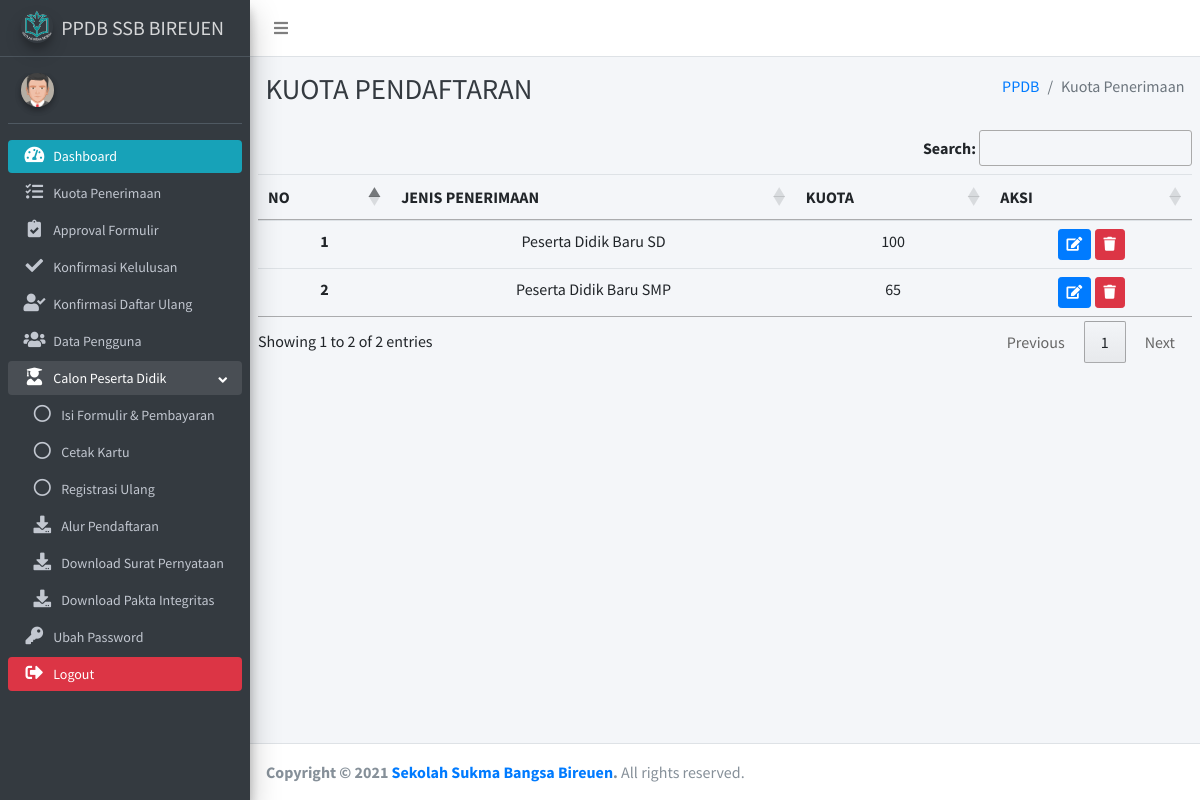
Before: /index.php/home/kuota with the older database file.
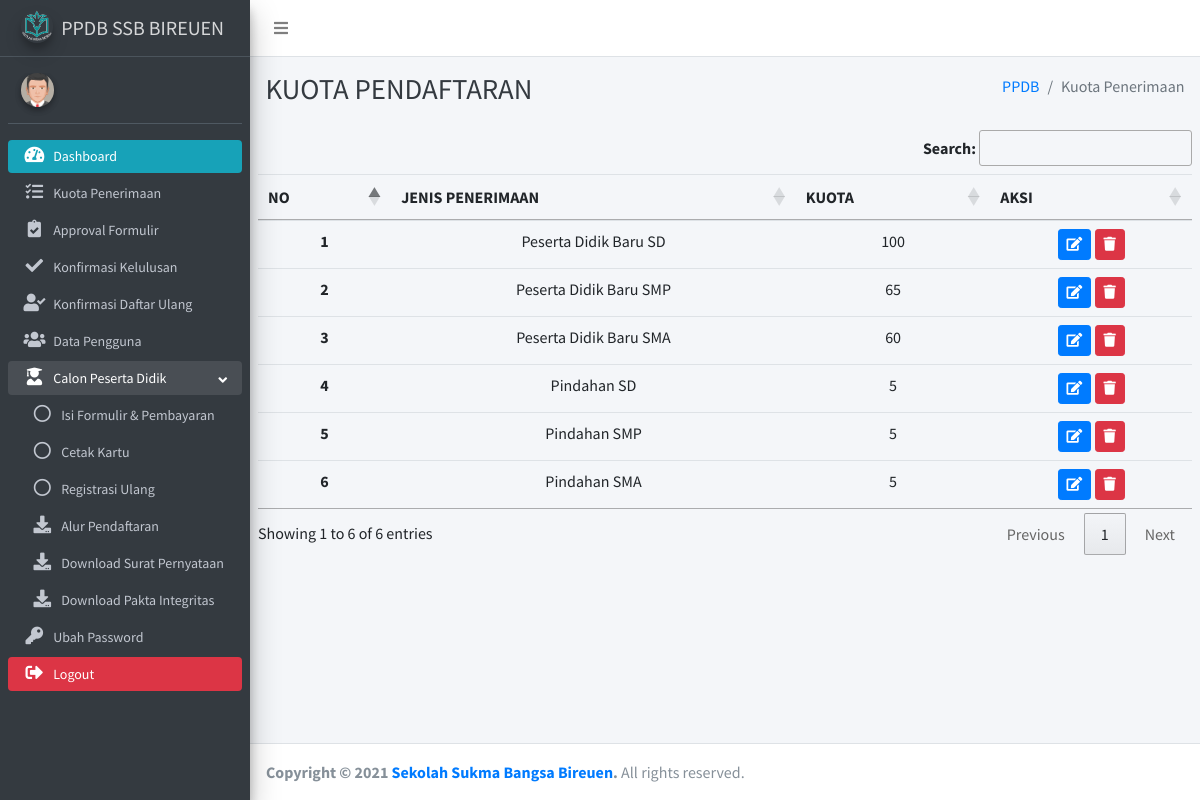
After: the same page with the newer database file.
### tables this page shows
CREATE TABLE `kuota` (
  `id` int(11) NOT NULL,
  `jenis` varchar(255) NOT NULL,
  `kuota` int(5) NOT NULL
);

### application/controllers/Home.php (called while the page is built, shortened)
<?php
class Home extends CI_Controller {
	public function kuota()
	{
		$data['kuota'] = $this->M_ppdb->tampil_data_kuota()->result();
		$this->load->view('template/header');
		$this->load->view('template/sidebar');
		$this->load->view('kuota',$data);
		$this->load->view('template/footer');
	}
}

### index.php (called while the page is built, shortened)
<?php
require_once BASEPATH.'core/CodeIgniter.php';

### application/models/M_ppdb.php (called while the page is built, shortened)
<?php
class M_ppdb extends CI_Model{
    public function tampil_data_kuota(){
        return $this->db->get('kuota');
     }
}
?>

### application/views/kuota.php (the view, shortened to what this page needs)
<div class="content-wrapper">
 <div class="content-header">
      <div class="container-fluid">
        <div class="row mb-2">
          <div class="col-sm-6">
            <h1 class="m-0 text-dark">KUOTA PENDAFTARAN</h1>
          </div>
          <div class="col-sm-6">
            <ol class="breadcrumb float-sm-right">
              <li class="breadcrumb-item"><a href="#">PPDB</a></li>
              <li class="breadcrumb-item active">Kuota Penerimaan</li>
            </ol>
          </div>
        </div>
      </div>
    </div>
    <div class="content">
    <table class="table table-hover" id="example">
          <thead class="text-center">
            <tr>
              <th scope="col">NO</th>
              <th scope="col">JENIS PENERIMAAN</th>
              <th scope="col">KUOTA</th>
              <th scope="col">AKSI</th>
            </tr>
          </thead>
          <tbody>
          <?php $i = 1;
	        foreach ($kuota as $data) : ?>
		<tr class="nomor text-center">
            <th scope="row"><?php echo $i ;?></th>
            <td><?php echo $data->jenis;?></td>
            <td><?php echo $data->kuota;?></td>
            <td><?php echo anchor('home/editkuota/'.$data->id,'<div class="btn btn-primary btn-sm"><i class="fa fa-edit"></i></div>')?> <?php echo anchor('home/hapuskuota/'.$data->id,'<div class="btn btn-danger btn-sm"><i class="fa fa-trash"></i></div>')?></td>
		</tr>
		<?php $i++; ?>
	<?php endforeach ;?>
          </tbody>
        </table>
    </div>
</div>
</div>

### application/views/template/header.php (shortened to what this page needs)
<!DOCTYPE html>
<html>
<head>
  <link rel="stylesheet" href="<?php echo base_url()?>asset/plugins/fontawesome-free/css/all.min.css">
  <link rel="stylesheet" href="https://code.ionicframework.com/ionicons/2.0.1/css/ionicons.min.css">
  <link rel="stylesheet" href="<?php echo base_url()?>asset/plugins/tempusdominus-bootstrap-4/css/tempusdominus-bootstrap-4.min.css">
  <link rel="stylesheet" href="<?php echo base_url()?>asset/plugins/icheck-bootstrap/icheck-bootstrap.min.css">
  <link rel="stylesheet" href="<?php echo base_url()?>asset/plugins/jqvmap/jqvmap.min.css">
  <link rel="stylesheet" href="<?php echo base_url()?>asset/dist/css/adminlte.min.css">
  <link rel="stylesheet" href="<?php echo base_url()?>asset/plugins/overlayScrollbars/css/OverlayScrollbars.min.css">
  <link rel="stylesheet" href="<?php echo base_url()?>asset/plugins/daterangepicker/daterangepicker.css">
  <link rel="stylesheet" href="<?php echo base_url()?>asset/plugins/summernote/summernote-bs4.css">
  <link rel="stylesheet" type="text/css" href="//cdn.datatables.net/1.10.22/css/jquery.dataTables.min.css">
  <link rel="stylesheet" type="text/css" href="https://cdn.datatables.net/1.10.22/css/jquery.dataTables.css">
</head>
<body class="hold-transition sidebar-mini layout-fixed">
<div class="wrapper">
  <nav class="main-header navbar navbar-expand navbar-white navbar-light">
    <ul class="navbar-nav">
      <li class="nav-item">
        <a class="nav-link" data-widget="pushmenu" href="#" role="button"><i class="fas fa-bars"></i></a>
      </li>
    </ul>
  </nav>

### application/views/template/sidebar.php (shortened to what this page needs)
<aside class="main-sidebar sidebar-dark-primary elevation-4">
   <a href="<?php echo base_url()?>dashboard" class="brand-link">
     <img src="<?php echo base_url()?>logo.png" alt="AdminLTE Logo" class="brand-image img-circle elevation-3"
          style="opacity: .8">
     <span class="brand-text font-weight-light"><b>PPDB SSB BIREUEN</b></span>
   </a>
   <div class="sidebar">
     <div class="user-panel mt-3 pb-3 mb-3 d-flex">
       <div class="image">
         <img src="<?php echo base_url()?>asset/dist/img/adit.jpg" class="img-circle elevation-2" alt="User Image">
       </div>
       <div class="info">
       </div>
     </div>
     <nav class="mt-2 text-sm">
       <ul class="nav nav-pills nav-sidebar flex-column nav-child-indent" data-widget="treeview" role="menu" data-accordion="false">
              <li class="nav-item ">
           <a href="<?=base_url('home/dashboard');?>" class="nav-link bg-info">
             <i class="nav-icon fa fa-tachometer-alt"></i>
             <p>
               Dashboard
             </p>
           </a>
         </li>
         <li class="nav-item ">
           <a href="<?=base_url('home/kuota');?>" class="nav-link">
             <i class="nav-icon fa fa-tasks"></i>
             <p>
               Kuota Penerimaan
             </p>
           </a>
         </li>
         <li class="nav-item ">
           <a href="<?=base_url('home/approve_formulir');?>" class="nav-link">
             <i class="nav-icon fa fa-clipboard-check"></i>
             <p>
               Approval Formulir
             </p>
           </a>
         </li>
         <li class="nav-item ">
           <a href="<?=base_url('home/approve_lulus');?>" class="nav-link">
             <i class="nav-icon fa fa-check"></i>
             <p>
               Konfirmasi Kelulusan
             </p>
           </a>
         </li>
         <li class="nav-item ">
           <a href="<?=base_url('dashboard/datameja');?>" class="nav-link">
             <i class="nav-icon fa fa-user-check"></i>
             <p>
               Konfirmasi Daftar Ulang
             </p>
           </a>
         </li>
         <li class="nav-item ">
           <a href="<?=base_url('dashboard/datamenu');?>" class="nav-link">
             <i class="nav-icon fa fa-users"></i>
             <p>
               Data Pengguna
             </p>
           </a>
         </li>
         <li class="nav-item has-treeview menu-open">
           <a href="#" class="nav-link">
             <i class="nav-icon fas fa-user-graduate"></i>
             <p>
               Calon Peserta Didik
               <i class="right fas fa-angle-left"></i>
             </p>
           </a>
           <ul class="nav nav-treeview">
             <li class="nav-item">
               <a href="<?=base_url('dashboard/datareservasi');?>" class="nav-link">
                 <i class="far fa-circle nav-icon"></i>
                 <p>Isi Formulir & Pembayaran</p>
               </a>
             </li>
             <li class="nav-item">
               <a href="<?=base_url('dashboard/datariwayatreservasi');?>" class="nav-link">
                 <i class="far fa-circle nav-icon"></i>
                 <p>Cetak Kartu</p>
               </a>
             </li>
             <li class="nav-item">
               <a href="<?=base_url('dashboard/datariwayatreservasi');?>" class="nav-link">
                 <i class="far fa-circle nav-icon"></i>
                 <p>Registrasi Ulang</p>
               </a>
             </li>
             <li class="nav-item">
               <a href="<?=base_url('dashboard/datariwayatreservasi');?>" class="nav-link">
                 <i class="fa fa-download nav-icon"></i>
                 <p>Alur Pendaftaran</p>
               </a>
             </li>
             <li class="nav-item">
               <a href="<?=base_url('dashboard/datariwayatreservasi');?>" class="nav-link">
                 <i class="fa fa-download nav-icon"></i>
                 <p>Download Surat Pernyataan</p>
               </a>
             </li>
             <li class="nav-item">
               <a href="<?=base_url('dashboard/datariwayatreservasi');?>" class="nav-link">
                 <i class="fa fa-download nav-icon"></i>
                 <p>Download Pakta Integritas</p>
               </a>
             </li>
             </ul>
             </li>
         <li class="nav-item ">
           <a href="<?=base_url('dashboard/dataprofilpengguna');?>" class="nav-link">
             <i class="nav-icon fa fa-key"></i>
             <p>
               Ubah Password
             </p>
           </a>
         </li>
         <li class="nav-item">
           <a href="<?= base_url('dashboard/logout')?>" class="nav-link bg-danger">
             <i class="nav-icon fa fa-sign-out-alt"></i>
             <p>
               Logout
             </p>
           </a>
         </li>
       </ul>
     </nav>
   </div>
 </aside>

### application/views/template/footer.php (shortened to what this page needs)
<footer class="main-footer">
    <strong>Copyright &copy; 2021 <a href="#">Sekolah Sukma Bangsa Bireuen</a>.</strong>
    All rights reserved.
  </footer>

Changed rows visible on the page:
added kuota: jenis "Peserta Didik Baru SMA", kuota "60"
added kuota: jenis "Pindahan SD", kuota "5"
added kuota: jenis "Pindahan SMP", kuota "5"
added kuota: jenis "Pindahan SMA", kuota "5"
Other visible differences:
text written by a page script: "Search: Showing 1 to 2 of 2 entries Previous 1 Next" → "Search: Showing 1 to 6 of 6 entries Previous 1 Next"
